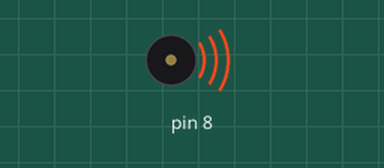
Recording of a sketch running on a simulated Arduino Uno, built with avr-gcc and run on an emulated ATmega328P. Parts: buzzer (waves = sounding). What the sketch prints to the serial monitor is not drawn.

Above: at 0.1 s.
Timing chart, 0 to 40.0 s (numbered marks = the images above):
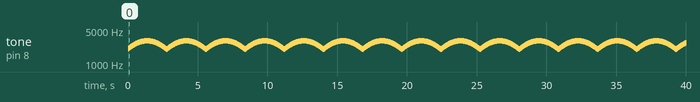

Measured:
- by itself, tone on pin 8: plays 2069 Hz for 0.02 s, 2087 Hz for 0.02 s, 2104 Hz for 0.02 s, 2121 Hz for 0.02 s, 2139 Hz for 0.02 s, 2156 Hz for 0.02 s … (2536 notes in this stretch)

The sketch:

piezo_sounder.ino
```cpp
// Project 11 - Piezo Sounder Alarm
float sinVal;
int toneVal;
void setup() {
  Serial.begin(9600);
pinMode(8, OUTPUT);
}
void loop() {
for (int x=0; x<180; x++) {
// convert degrees to radians then obtain sin value
sinVal = (sin(x*(3.1412/180)));
// generate a frequency from the sin value
toneVal = 2000+(int(sinVal*1000));
Serial.print("toneVal= ");
Serial.println(toneVal);
tone(8, toneVal);
delay(2);
}
}
```
